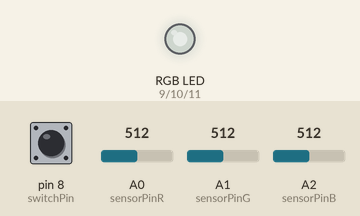
The sketch below on a simulated Arduino Uno, built with avr-gcc and run on an emulated ATmega328P. Parts: an RGB LED mixed from three pins (HIGH = lit). Inputs (shaded band) come from the test bench; at power-on: A1 (sensorPinG) = 512, A0 (sensorPinR) = 512, A2 (sensorPinB) = 512, pin 8 (switchPin) LOW. Dim RGB values are drawn brighter than linear.

Above: at 1.2 s.
1.3 s: A1 (sensorPinG) set to 716
At 1.6 s:
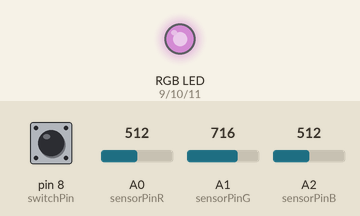
2.8 s: A0 (sensorPinR) set to 306
At 3.9 s:
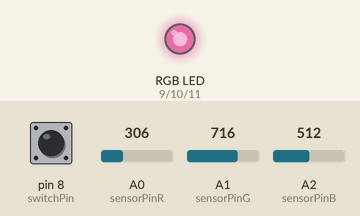
4.3 s: A2 (sensorPinB) set to 306
At 5.1 s:
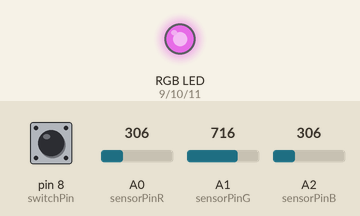
5.8 s: pin 8 (switchPin) pulled HIGH for 0.15 s
At 5.87 s:
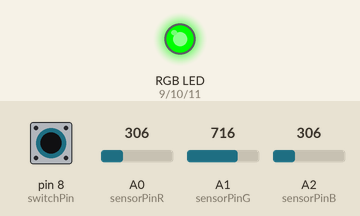
7.4 s: A0 (sensorPinR) set to 122
At 8.6 s:
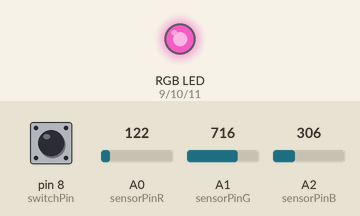
8.9 s: A1 (sensorPinG) set to 900
At 9.8 s:
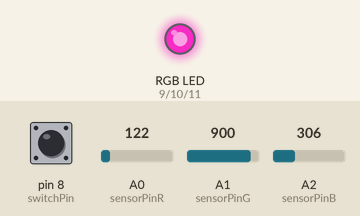
Timing chart, 0 to 11.4 s (numbered marks = the images above; inputs shaded):
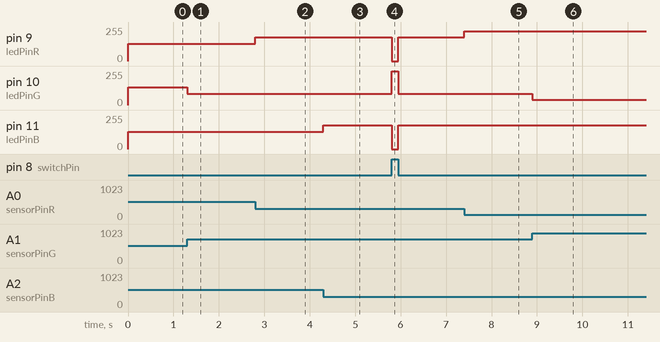

Measured:
- after the input at 1.3 s, pin 10 (ledPinG): 133/255 → 84/255 at once
- after the input at 2.8 s, pin 9 (ledPinR): 128/255 → 179/255 at once
- after the input at 4.3 s, pin 11 (ledPinB): 128/255 → 179/255 at once
- after the input at 5.8 s, pin 9 (ledPinR), pin 11 (ledPinB): 179/255 → 0/255 at once, → 179/255 0.15 s later; pin 10 (ledPinG): 84/255 → 255/255 at once, → 84/255 0.15 s later
- after the input at 7.4 s, pin 9 (ledPinR): 179/255 → 225/255 at once
- after the input at 8.9 s, pin 10 (ledPinG): 84/255 → 40/255 at once

The sketch:

lab1_4.ino
```cpp
//Button
int switchPin = 8;

// The potentiometers are connected to A0, A1, A2
int sensorPinR = 0;
int sensorPinG = 1;
int sensorPinB = 2;

//LED RGB
int ledPinR = 9;
int ledPinG = 10;
int ledPinB = 11;

//set RGB values
int red=0;
int green=0;
int blue=0;

//check RGB sensor values
int sensorValueR;
int sensorValueG;
int sensorValueB;

void setup(){
  //Buton
  pinMode(switchPin, INPUT);

  //LED
  pinMode(ledPinR, OUTPUT);
  pinMode(ledPinG, OUTPUT);
  pinMode(ledPinB, OUTPUT);

  pinMode(red, INPUT);
  pinMode(green, INPUT);
  pinMode(blue, INPUT);
  Serial.begin(9600);
}

void loop(){
  sensorValueR = analogRead(sensorPinR);
  sensorValueG = analogRead(sensorPinG);
  sensorValueB = analogRead(sensorPinB);
  red = map(sensorValueR, 0, 1023, 255, 0);
  green = map(sensorValueG, 0, 1023, 255, 10);
  blue = map(sensorValueB, 0, 1023, 255, 0);

  if (digitalRead(switchPin)== HIGH){
    analogWrite(ledPinG, 255);
    analogWrite(ledPinR, 0);
    analogWrite(ledPinB, 0);
  }else{
    analogWrite(ledPinR, red);
    analogWrite(ledPinG, green);
    analogWrite(ledPinB, blue);
  }
}
```
